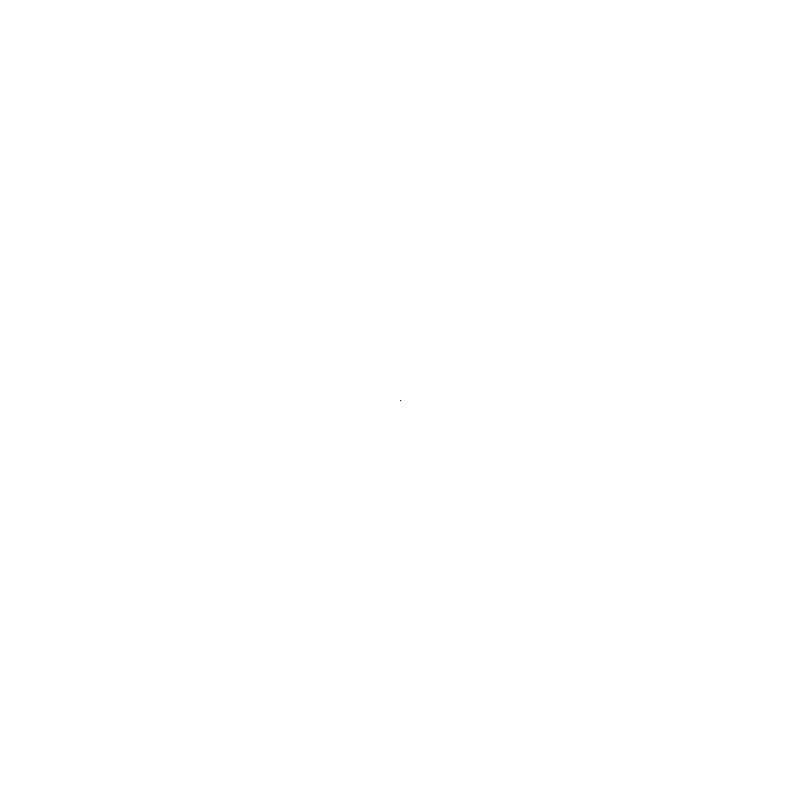
Frame 1 (no input)
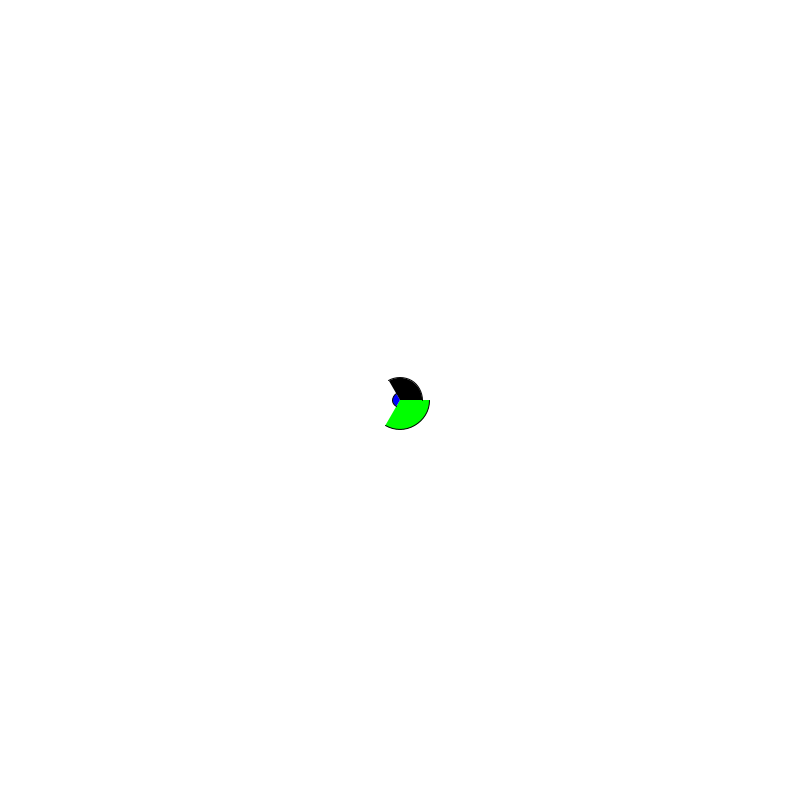
Frame 60 (the mouse pressed at the canvas centre just before this capture)
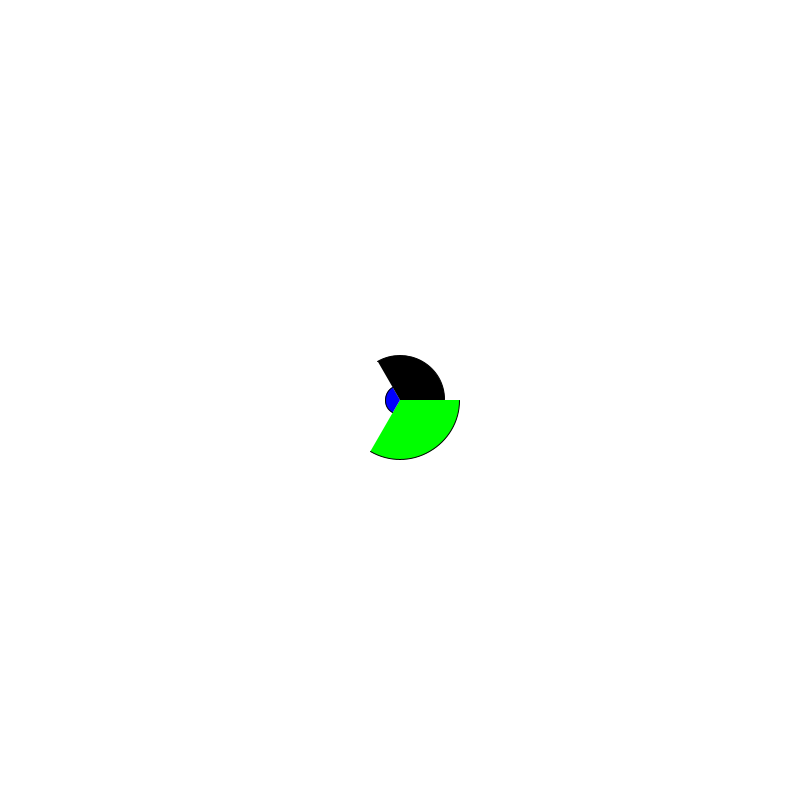
Frame 120 (the mouse held since frame 60 and released just before this capture)

The Processing sketch that drew these frames (run headless with seeded random() and noise(); from frame 60 on, the mouse is pressed at the canvas centre):

// Processing sketch: arcs
// ── arcs.pde
float a=0;
float b=0;
float c=0;
boolean grow1 = true;
boolean grow2 = true;
boolean grow3 = true;

void setup() {
  size(800, 800);
  smooth(10);
}



void draw() {
  background(255);

  //draw some arcs
  fill(0, 255, 0);
  arc(width/2, height/2, a, a, radians(0), radians(120));
  fill(0, 0, 255);
  arc(width/2, height/2, b, b, radians(120), radians(240));
  fill(0, 0, 0);
  arc(width/2, height/2, c, c, radians(240), radians(360));

  //arcs grow
  if (grow1==true) {
    a++;
  } else {
    a--;
  }
  if (grow2==true) {
    b+=.25;
  } else {
    b--;
  }
  if (grow3==true) {
    c+=.75;
  } else {
    c--;
  }

  //arcs stop growing?
  println("agrowth" + a);
  if (a>300 || a<0) {
    grow1=!grow1;
  }
  if (b>300 || b<0) {
    grow2=!grow2;
  }
  if (c>300 || c<0) {
    grow3=!grow3;
  }
}
